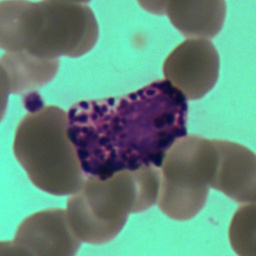
#> input picture data-GAN/imgs/train/baso_2-4_0.jpg, 256 x 256 px
$ python enhance.py
#> lines starting #> are read from the running program, lines starting #| are printed output that depends on the picture
#> in process_dataset, img is the input picture: shape (256, 256, 3); mean B, G, R 125.9, 142, 99.1
import os
import cv2
import numpy as np
import shutil
from skimage import exposure, filters
from skimage.util import img_as_ubyte
from tqdm import tqdm

class CellImageEnhancer:
    def __init__(self):
        self.gamma = 1.2
        self.clip_limit = 2.0
        self.tile_size = (8, 8)

    def apply_clahe(self, image):
        """对比度受限的自适应直方图均衡化"""
        if len(image.shape) == 3:
            lab = cv2.cvtColor(image, cv2.COLOR_BGR2LAB)
#> lab: shape (256, 256, 3); mean of channels 0, 1, 2 140.8, 113, 132.3
            l, a, b = cv2.split(lab)
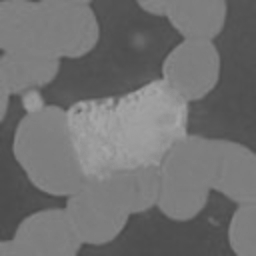
#> a: shape (256, 256); min 74, max 167, mean 113
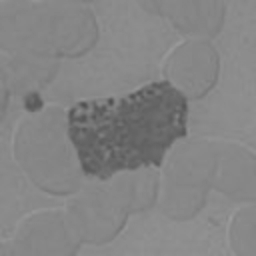
#> b: shape (256, 256); min 80, max 155, mean 132.3
            clahe = cv2.createCLAHE(clipLimit=self.clip_limit, tileGridSize=self.tile_size)
            l = clahe.apply(l)
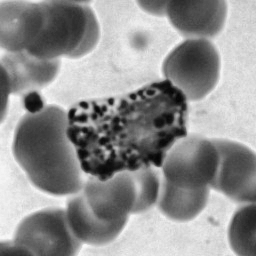
#> l: shape (256, 256); min 5, max 249, mean 143.8
            lab = cv2.merge((l, a, b))
#> lab: shape (256, 256, 3); mean of channels 0, 1, 2 143.8, 113, 132.3
            return cv2.cvtColor(lab, cv2.COLOR_LAB2BGR)
        else:
            clahe = cv2.createCLAHE(clipLimit=self.clip_limit, tileGridSize=self.tile_size)
            return clahe.apply(image)
    def hsv_color_normalization(self,img):
        """针对H&E染色图像的专用颜色归一化"""
        hsv = cv2.cvtColor(img, cv2.COLOR_BGR2HSV)
        hsv[:, :, 0] = cv2.normalize(hsv[:, :, 0], None, 0, 180, cv2.NORM_MINMAX)  # 色调归一化
        hsv[:, :, 1] = cv2.createCLAHE(clipLimit=3.0, tileGridSize=(8, 8)).apply(hsv[:, :, 1])  # 饱和度增强
        return cv2.cvtColor(hsv, cv2.COLOR_HSV2BGR)

    def gamma_correction(self, image):
        """伽马校正"""
        inv_gamma = 1.0 / self.gamma
        table = np.array([((i / 255.0) ** inv_gamma) * 255
                         for i in np.arange(0, 256)]).astype("uint8")
        return cv2.LUT(image, table)

    def adaptive_denoising(self, image):
        """自适应去噪"""
        if len(image.shape) == 3:
            return cv2.fastNlMeansDenoisingColored(image, None, 10, 10, 7, 21)
        else:
            return cv2.fastNlMeansDenoising(image, None, 10, 7, 21)

    def edge_enhancement(self, image):
        """边缘增强（修复了值范围问题）"""
        gray = cv2.cvtColor(image, cv2.COLOR_BGR2GRAY) if len(image.shape) == 3 else image
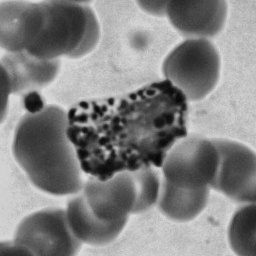
#> gray: shape (256, 256); min 6, max 224, mean 130.6
        edges = filters.sobel(gray)

        # 修复：确保值范围在[-1,1]之间
        edges = exposure.rescale_intensity(edges, in_range='image', out_range=(-1, 1))
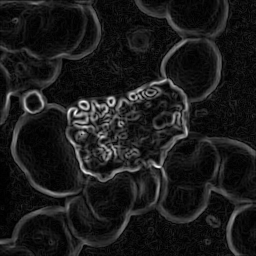
#> edges: shape (256, 256) float64; min -1, max 1, mean -0.787; drawn with min black and max white
        edges = img_as_ubyte(edges)  # 现在可以安全转换为ubyte
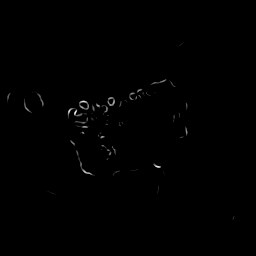
#> edges: shape (256, 256); min 0, max 255, mean 0.8

        # 确保边缘图像是单通道的
        if len(image.shape) == 3:
            edges = cv2.cvtColor(edges, cv2.COLOR_GRAY2BGR)
#> edges: shape (256, 256, 3)
        return edges

    def enhance_image(self, image):
        """完整的增强流程"""
        # enhanced = self.gamma_correction(image)
        enhanced = self.apply_clahe(image)
        # enhanced = self.adaptive_denoising(enhanced)
        # enhanced=image
        # edge_enhanced = self.hsv_color_normalization(enhanced)
        edge_enhanced=self.edge_enhancement(enhanced)
        # 修复：确保两个图像尺寸和通道数匹配
        if len(enhanced.shape) != len(edge_enhanced.shape):
            if len(enhanced.shape) == 3:
                edge_enhanced = cv2.cvtColor(edge_enhanced, cv2.COLOR_GRAY2BGR)
            else:
                edge_enhanced = cv2.cvtColor(edge_enhanced, cv2.COLOR_BGR2GRAY)

        final = cv2.addWeighted(enhanced, 0.7, edge_enhanced, 0.3, 0)
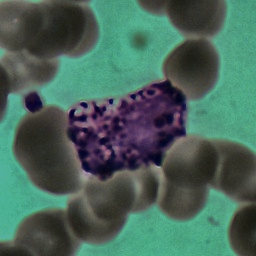
#> final: shape (256, 256, 3); mean B, G, R 90.7, 101.8, 72.1
        return final

def process_dataset(input_root, output_root):
    """处理整个数据集"""
    enhancer = CellImageEnhancer()

    # 创建输出目录结构
    os.makedirs(output_root, exist_ok=True)
    os.makedirs(os.path.join(output_root, 'imgs'), exist_ok=True)
    os.makedirs(os.path.join(output_root, 'masks'), exist_ok=True)

    # 处理所有图像子集
    for subset in ['train', 'val', 'test']:
        print(f"\nProcessing {subset} images...")
        img_dir = os.path.join(input_root, 'imgs', subset)
        output_img_dir = os.path.join(output_root, 'imgs', subset)
        os.makedirs(output_img_dir, exist_ok=True)

        # 复制对应的mask目录结构
        mask_src = os.path.join(input_root, 'masks', subset)
        mask_dst = os.path.join(output_root, 'masks', subset)
        if os.path.exists(mask_src):
            if not os.path.exists(mask_dst):
                shutil.copytree(mask_src, mask_dst)

        # 处理图像
#> (the run stopped early here; a loop or call above may not have finished)
